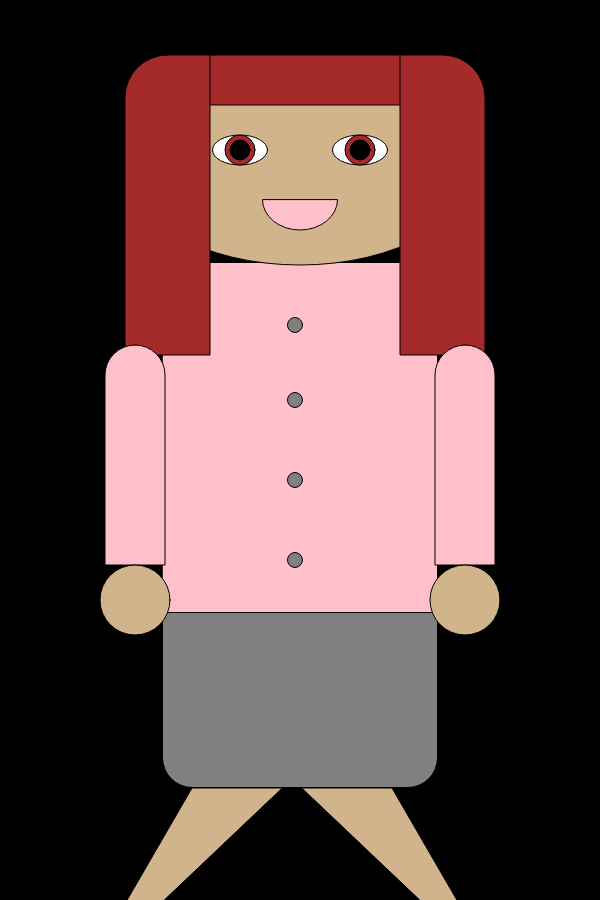
Frame 1 (no input)
Frame 60 (no input): identical to frame 1, image omitted
Frame 120 (the mouse pressed at the canvas centre since frame 60): identical to frame 1, image omitted

The p5.js sketch that drew this single still picture (run headless with seeded random() and noise() and a simulated clock; from frame 60 on, the mouse is pressed at the canvas centre):

// p5.js sketch
// ── sketch.js
function setup(){
  createCanvas( 600, 900 );
}

function draw(){
  background ( 'black' );
//body
  push();

  translate( 300, 450 );
//top
  push();
  rectMode(CENTER);
  fill( 'pink' );
  rect(0, 0, 275, 375);
  pop();
//buttons
  push();
  fill( 'grey' );
  ellipse(-5, -125, 15, 15);
  ellipse(-5, -50, 15, 15);
  ellipse(-5, 30, 15, 15);
  ellipse(-5, 110, 15, 15);
  pop();
//head
  push();
  translate(0, -285);
    fill( 'tan');
    ellipse(0, 0, 350, 200);
    pop();
//eye L
    push();
    translate( -60, -300 );

    fill(255);
    ellipse( 0, 0, 55, 30 );
    noFill();
    fill( 'brown' );
    ellipse( 0, 0, 30 );
    fill( 0 );
    ellipse( 0, 0, 20 );
    pop();
//eye R
    push();
       translate( 60, -300 );

       fill(255);
       ellipse( 0, 0, 55, 30 );
       noFill();
       fill( 'brown' );
       ellipse( 0, 0, 30 );
       fill( 0 );
       ellipse( 0, 0, 20 );
       pop();
//mouth
       fill('pink');
       arc(0, -250, 75, 60, 0, PI, CHORD);
       pop();
//skirt
       push();
      rectMode(CENTER);
      fill('grey');
      rect(300, 700, 275, 175, 0, 0, 30, 30);
      pop();
//legs
    push();
    translate( 292, 788 );
    fill('tan');
    triangle(10, 0, 100, 0, 210, 190);
    triangle(-10, 0, -100, 0, -210, 190);
    pop();
//hair
    push();
    fill('brown');
    rect(140, 55, 315, 50, 50, 30, 0, 0);
    pop();

    push();
    fill('brown');
    rect(125, 55, 85, 300, 50, 0, 0, 0);
    pop();

    push();
    fill('brown');
    rect(400, 55, 85, 300, 0, 50, 0, 0);
    pop();
//arms
    push();
    fill('pink');
    rect(105, 345, 60, 220, 40, 40, 0 ,0);

    push();
    fill('pink');
    rect(435, 345, 60, 220, 40, 40, 0 ,0);

    push();
    fill('tan');
    ellipse(465, 600, 70);

    push();
    fill('tan');
    ellipse(135, 600, 70);
    pop();


}
